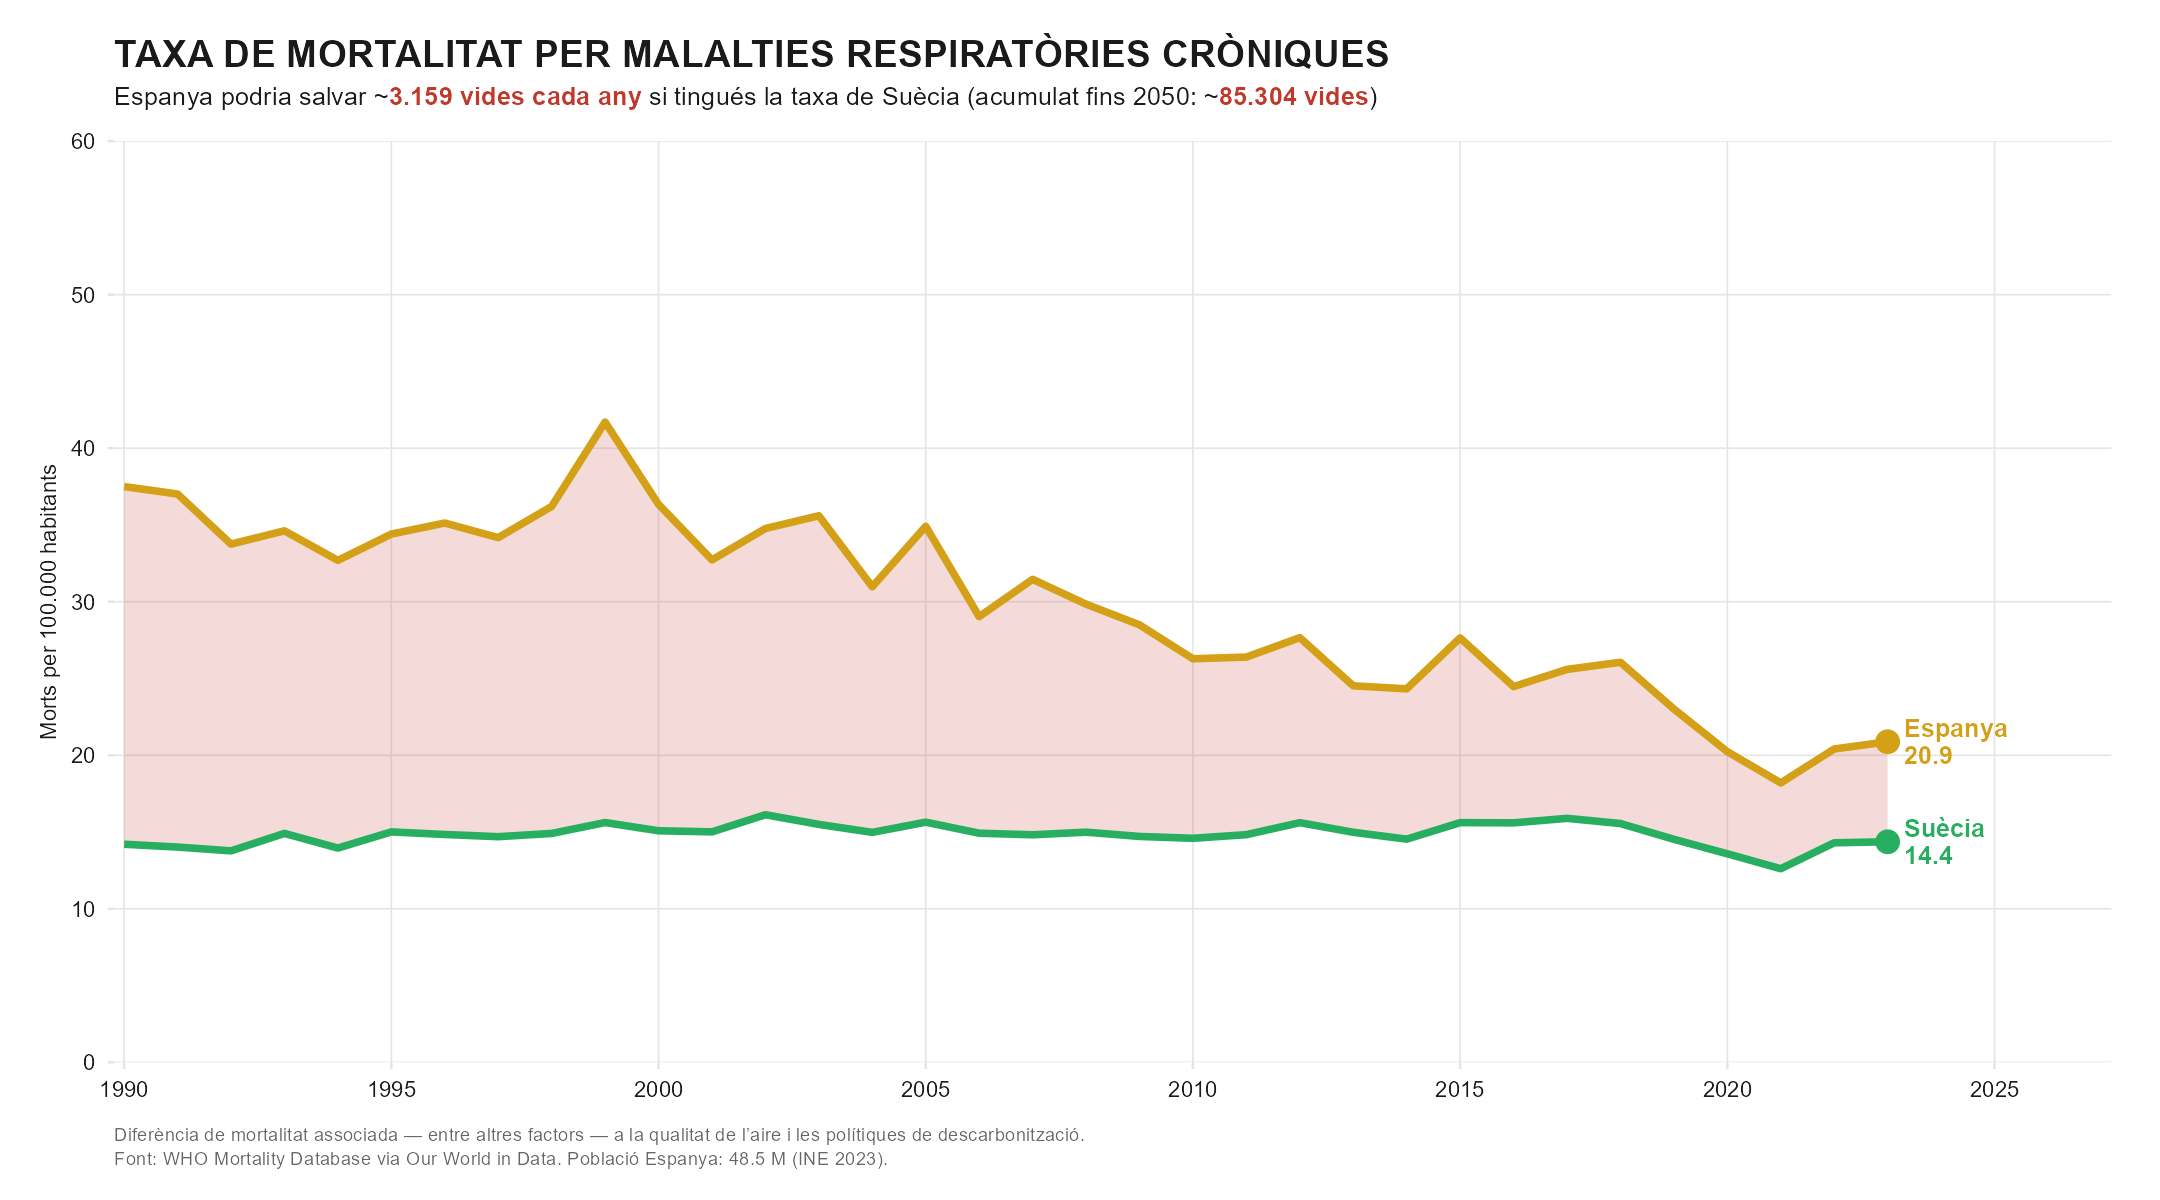

This figure's R source:
library(tidyverse)
library(scales)
library(ggtext)

# ============================================================
# Vides salvables: mortalitat respiratoria cronica
# Espanya vs Suecia. Si Espanya tingues la taxa sueca,
# quantes morts s'evitarien?
# ============================================================

resp <- read_csv("chronic-respiratory-diseases-death-rate-who-mdb.csv",
                 show_col_types = FALSE) |>
  setNames(c("Entity","Code","Year","death_rate"))   # per si l'header es estrany

# Si la lectura ha desplaçat noms, ho corregim
if (!"death_rate" %in% names(resp)) {
  resp <- read_csv("chronic-respiratory-diseases-death-rate-who-mdb.csv",
                   show_col_types = FALSE)
  names(resp)[ncol(resp)] <- "death_rate"
}

dades <- resp |>
  filter(Code %in% c("ESP","SWE"), Year >= 1990) |>
  select(pais = Entity, Year, death_rate)

ult_any <- max(dades$Year)
esp_now <- dades$death_rate[dades$pais == "Spain"  & dades$Year == ult_any]
swe_now <- dades$death_rate[dades$pais == "Sweden" & dades$Year == ult_any]

# Poblacio Espanya 2023
pop_esp <- 48.5e6

# Morts evitables per any (taxa = morts per 100.000 habitants)
diff_rate    <- esp_now - swe_now
morts_anual  <- diff_rate * pop_esp / 1e5

# Acumulat 2024-2050 (assumint diferencia constant — escenari conservador)
anys_proj    <- 2050 - ult_any
morts_acum   <- round(morts_anual * anys_proj)

cat(sprintf("Espanya %d: %.1f morts/100k\n", ult_any, esp_now))
cat(sprintf("Suecia %d:  %.1f morts/100k\n", ult_any, swe_now))
cat(sprintf("Diferencia: %.1f morts/100k = %.0f morts/any a Espanya\n",
            diff_rate, morts_anual))
cat(sprintf("Acumulat %d-2050: %d vides\n", ult_any+1, morts_acum))

# ============================================================
# Paleta clara (fons blanc)
# ============================================================
bg       <- "white"
grid_col <- "grey90"
text_col <- "#1A1A1A"
sub_col  <- "grey40"
col_esp  <- "#D4A017"   # groc fosc per llegibilitat sobre blanc
col_swe  <- "#27AE60"   # verd
col_gap  <- "#C0392B"   # vermell fosc

# Posicio del big number al mig
mid_y <- (mean(dades$death_rate[dades$pais == "Spain"]) +
          mean(dades$death_rate[dades$pais == "Sweden"])) / 2

p <- ggplot() +
  # Banda entre les dues corbes (vides perdudes)
  geom_ribbon(data = dades |>
                pivot_wider(names_from = pais, values_from = death_rate) |>
                rename(esp = Spain, swe = Sweden),
              aes(x = Year, ymin = swe, ymax = esp),
              fill = col_gap, alpha = 0.18) +

  # Linies historiques
  geom_line(data = dades |> filter(pais == "Spain"),
            aes(Year, death_rate),
            color = col_esp, linewidth = 1.6) +
  geom_line(data = dades |> filter(pais == "Sweden"),
            aes(Year, death_rate),
            color = col_swe, linewidth = 1.6) +

  # Punts finals
  geom_point(aes(x = ult_any, y = esp_now), color = col_esp, size = 4.5) +
  geom_point(aes(x = ult_any, y = swe_now), color = col_swe, size = 4.5) +
  annotate("text", x = ult_any + 0.3, y = esp_now,
           label = sprintf("Espanya\n%.1f", esp_now),
           color = col_esp, fontface = "bold", size = 4, hjust = 0,
           lineheight = 0.9) +
  annotate("text", x = ult_any + 0.3, y = swe_now,
           label = sprintf("Suècia\n%.1f", swe_now),
           color = col_swe, fontface = "bold", size = 4, hjust = 0,
           lineheight = 0.9) +

  scale_x_continuous(breaks = seq(1990, 2025, 5),
                     limits = c(1990, ult_any + 4),
                     expand = c(0.005, 0)) +
  scale_y_continuous(limits = c(0, 60),
                     breaks = seq(0, 60, 10),
                     expand = c(0, 0)) +
  labs(
    title = "TAXA DE MORTALITAT PER MALALTIES RESPIRATÒRIES CRÒNIQUES",
    subtitle = sprintf(
      "Espanya podria salvar ~<b style='color:%s'>%s vides cada any</b> si tingués la taxa de Suècia (acumulat fins 2050: ~<b style='color:%s'>%s vides</b>)",
      col_gap, format(round(morts_anual), big.mark = "."),
      col_gap, format(morts_acum, big.mark = ".")),
    x = NULL,
    y = "Morts per 100.000 habitants",
    caption = "Diferència de mortalitat associada — entre altres factors — a la qualitat de l'aire i les polítiques de descarbonització.<br>Font: WHO Mortality Database via Our World in Data. Població Espanya: 48.5 M (INE 2023)."
  ) +
  theme_minimal(base_size = 12) +
  theme(
    plot.background  = element_rect(fill = bg, color = NA),
    panel.background = element_rect(fill = bg, color = NA),
    panel.grid.major = element_line(color = grid_col, linewidth = 0.35),
    panel.grid.minor = element_blank(),
    plot.title       = element_text(face = "bold", size = 17,
                                    color = "#1A1A1A",
                                    margin = margin(b = 6)),
    plot.subtitle    = element_markdown(color = text_col, size = 11.5,
                                        margin = margin(b = 14)),
    plot.caption     = element_markdown(color = sub_col, size = 8.5,
                                        hjust = 0, lineheight = 1.3,
                                        margin = margin(t = 12)),
    axis.title.y     = element_markdown(color = text_col, size = 10,
                                        margin = margin(r = 5)),
    axis.text        = element_text(color = text_col, size = 10),
    axis.ticks       = element_line(color = grid_col),
    plot.margin      = margin(18, 22, 14, 18)
  )

if (!dir.exists("grafics")) dir.create("grafics")
ggsave("grafics/vides_respiratories.png",
       plot = p, width = 13.5, height = 7.5, dpi = 160, bg = bg)
cat("Grafic guardat a grafics/vides_respiratories.png\n")
